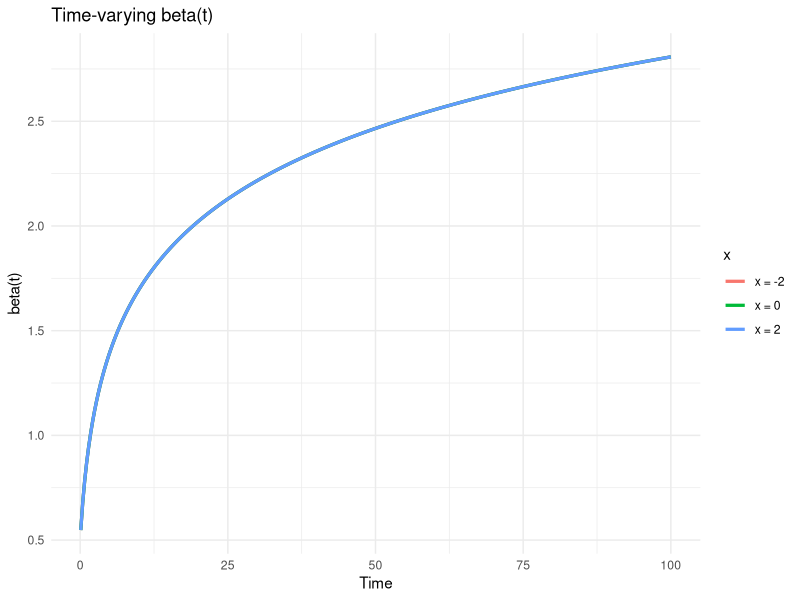
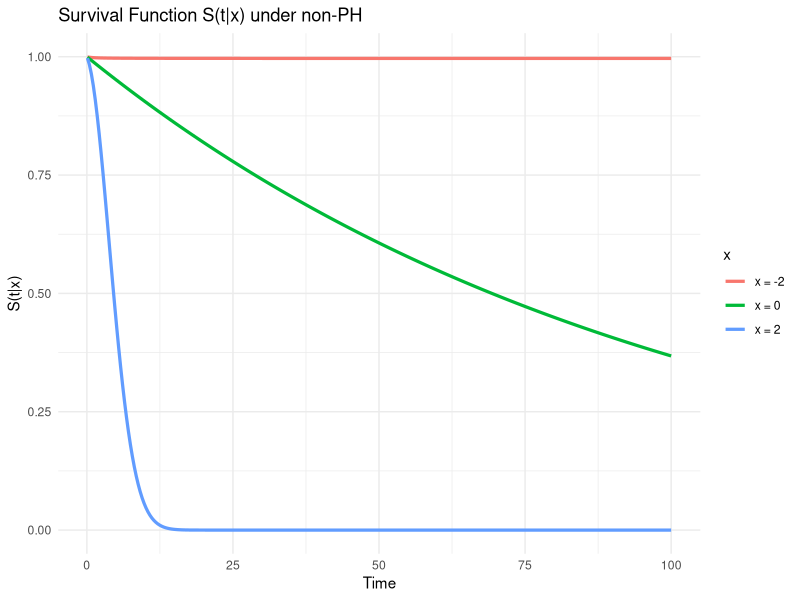

R code for these plots, in order:
# federated_ph_test_singlevar_nonph.R (模拟一个变量违反 PH 假设的情形)

library(survival)
library(ggplot2)

set.seed(42)

# ========== 理论注释：如何构造一个变量违反 PH 假设的情形 ==========
# 我们仍使用 Cox 模型 h(t|x) = h0(t) * exp(beta(t) * x1)
# 与 PH 假设不同的是：beta 不再是常数，而是随时间变化
# 比如：beta(t) = beta0 + alpha * log(t + 1)，使得 log hazard 比随时间增长变化
# 这就违反了比例风险假设，因为风险比不再是恒定倍数关系

# ========== 模拟数据 ==========
n_total <- 500
n_sites <- 2

# 协变量 x1
data_full <- data.frame(
  id = 1:n_total,
  x1 = rnorm(n_total)
)

# 设置非PH的 beta(t): beta(t) = beta0 + alpha * log(t + 1)
beta0 <- 0.5
alpha <- 0.5  # 控制时间依赖程度
lambda0 <- 0.01

# 自定义生存时间模拟函数（违反 PH）
sim_nonph <- function(x1, lambda0, beta0, alpha) {
  # 反解 F(t) = u → t = -log(1 - u) / (lambda0 * exp(beta(t) * x1))
  # 但 beta(t) 非常复杂，不能解析 → 我们用 rejection sampling 近似模拟
  n <- length(x1)
  t <- numeric(n)
  for (i in 1:n) {
    repeat {
      t_try <- rexp(1, rate = lambda0)  # 提议分布
      beta_t <- beta0 + alpha * log(t_try + 1)
      hazard_ratio <- exp(beta_t * x1[i])
      accept_prob <- hazard_ratio / (1 + hazard_ratio)  # 缩放到 (0,1) 区间
      if (runif(1) < accept_prob) {
        t[i] <- t_try
        break
      }
    }
  }
  return(t)
}

data_full$eventtime <- sim_nonph(data_full$x1, lambda0, beta0, alpha)

# 添加删失
censor_flag <- rbinom(n_total, 1, 0.9)
data_full$time <- ifelse(censor_flag == 1,
                         data_full$eventtime,
                         runif(n_total, 0, data_full$eventtime))
data_full$status <- censor_flag

# ========== 全数据 Cox + PH 检验 ==========
fit_full <- coxph(Surv(time, status) ~ x1, data = data_full)
zph_full <- cox.zph(fit_full, transform = "rank")

cat("\n[Gold Standard - Full Data]\n")
print(zph_full)

# ========== 拆分站点数据 ==========
split_ids <- split(1:n_total, rep(1:n_sites, length.out = n_total))
site_data <- lapply(split_ids, function(ids) data_full[ids, ])

# ========== 每站点拟合 Cox + PH 检验 ==========
site_zph <- lapply(site_data, function(df) {
  fit <- coxph(Surv(time, status) ~ x1, data = df)
  cox.zph(fit, transform = "rank")
})

# ========== 方法 1：Chi-square 加和 ==========
chisq_total <- sum(sapply(site_zph, function(z) z$table["x1", "chisq"]))
df_total <- sum(sapply(site_zph, function(z) z$table["x1", "df"]))
p_meta_chisq <- 1 - pchisq(chisq_total, df_total)

# ========== 方法 2：Fisher ==========
p_vals <- sapply(site_zph, function(z) z$table["x1", "p"])
fisher_stat <- -2 * sum(log(p_vals))
df_fisher <- 2 * length(p_vals)
p_meta_fisher <- 1 - pchisq(fisher_stat, df_fisher)

# ========== 输出对比结果 ==========
p_gold <- zph_full$table["x1", "p"]

cat("\n[Comparison]\n")
cat("Full data p-value:", p_gold, "\n")
cat("Meta-analysis p-value (Chi-square sum):", p_meta_chisq, "\n")
cat("Meta-analysis p-value (Fisher method):", p_meta_fisher, "\n")

# ========== 可视化 S(t|x) 与非PH系数曲线（近似） ==========
t_seq <- seq(0.1, 100, length.out = 300)
x_vals <- c(-2, 0, 2)

plot_beta <- do.call(rbind, lapply(x_vals, function(x) {
  beta_t <- beta0 + alpha * log(t_seq + 1)
  lambda_x <- lambda0 * exp(beta_t * x)
  S <- exp(-lambda_x * t_seq)
  data.frame(t = t_seq, beta = beta_t, S = S, x = paste0("x = ", x))
}))

p_beta <- ggplot(plot_beta, aes(x = t, y = beta, color = x)) +
  geom_line(size = 1.1) +
  labs(title = "Time-varying beta(t)", y = "beta(t)", x = "Time") +
  theme_minimal()

p_surv <- ggplot(plot_beta, aes(x = t, y = S, color = x)) +
  geom_line(size = 1.1) +
  labs(title = "Survival Function S(t|x) under non-PH", y = "S(t|x)", x = "Time") +
  theme_minimal()

print(p_beta)
print(p_surv)
